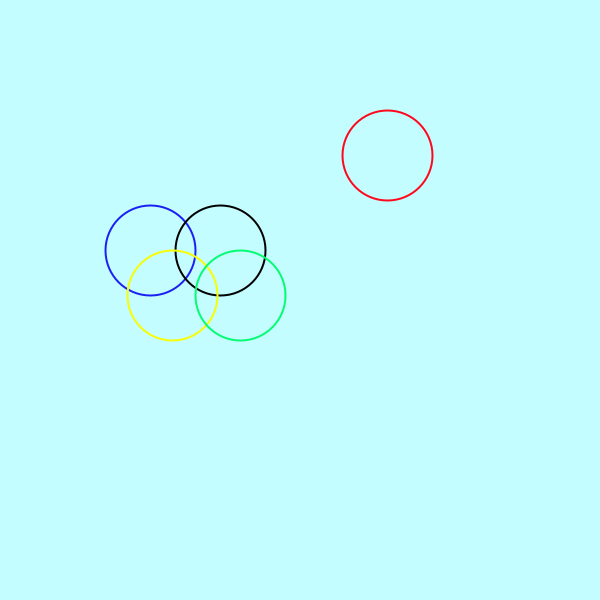
Frame 1 (no input)
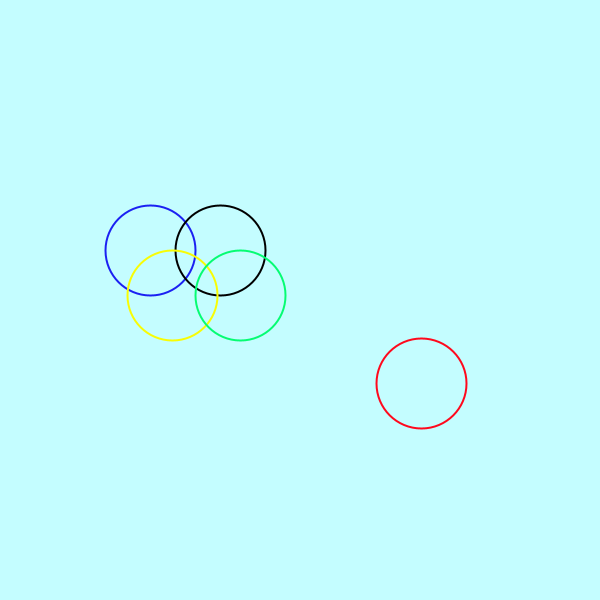
Frame 60 (the mouse pressed at the canvas centre just before this capture)
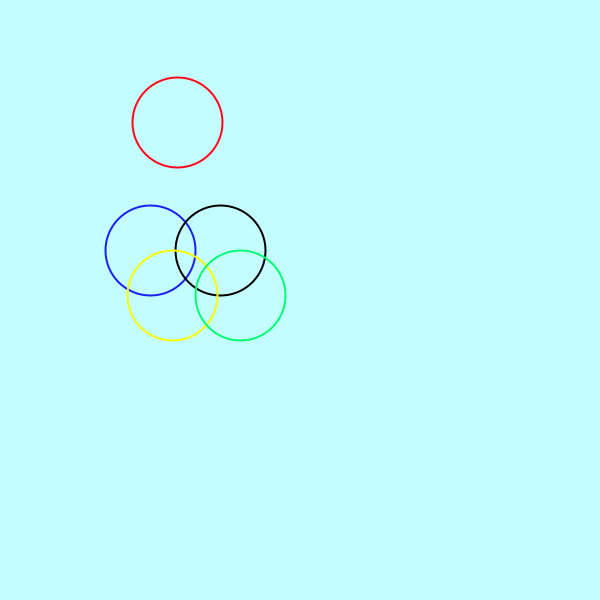
Frame 120 (the mouse held since frame 60 and released just before this capture)

The Processing sketch that drew these frames (run headless with seeded random() and noise(); from frame 60 on, the mouse is pressed at the canvas centre):

// Processing sketch: processing_68055
// ── processing_68055.pde


void setup()
{
  size(600,600);
  //background();
  noFill(); 
  smooth();
  strokeWeight(2);
}

void draw ()
{
  
  background(196,253,255);
  
smooth();
  stroke(27,32,242);
  ellipse(150,250,90,90);

  smooth();
  stroke(0);
  ellipse(220,250,90,90);
 
smooth();
  stroke(248,252,5);
  ellipse(172.5,295,90,90);

smooth();
  stroke(5,252,114);
  ellipse(240,295,90,90);
  
  
  float x=int(random(0,600));
  
  float y=int(random(0,600));
  stroke(255,8,28);
       if((x!=290)&&(y!=250))
       {
         ellipse(x,y,90,90);
       }
       else
       {
         ellipse(290,250,90,90);
         noLoop();
       }
  
}
